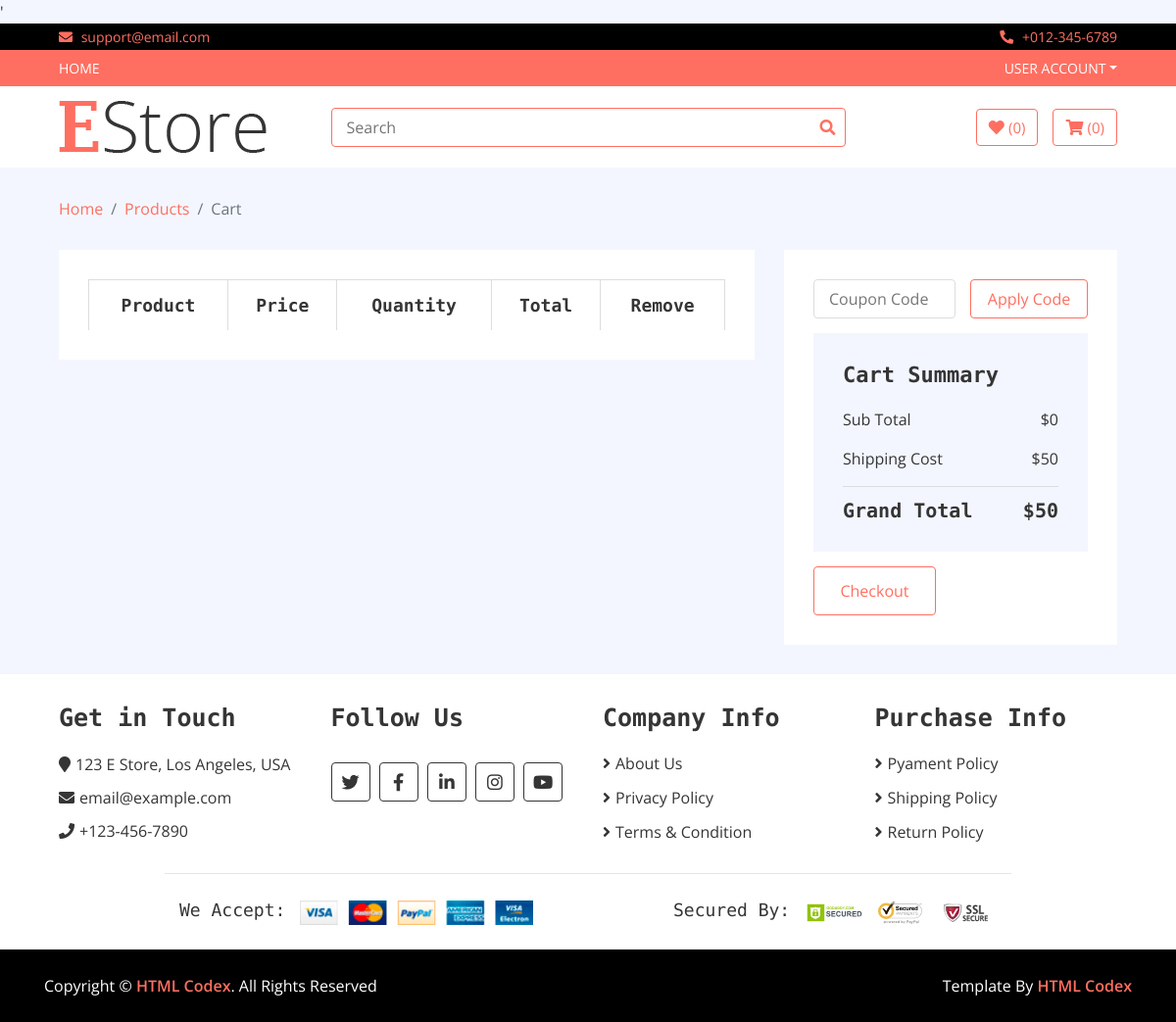
/cart, run on an earlier commit of the app's database.
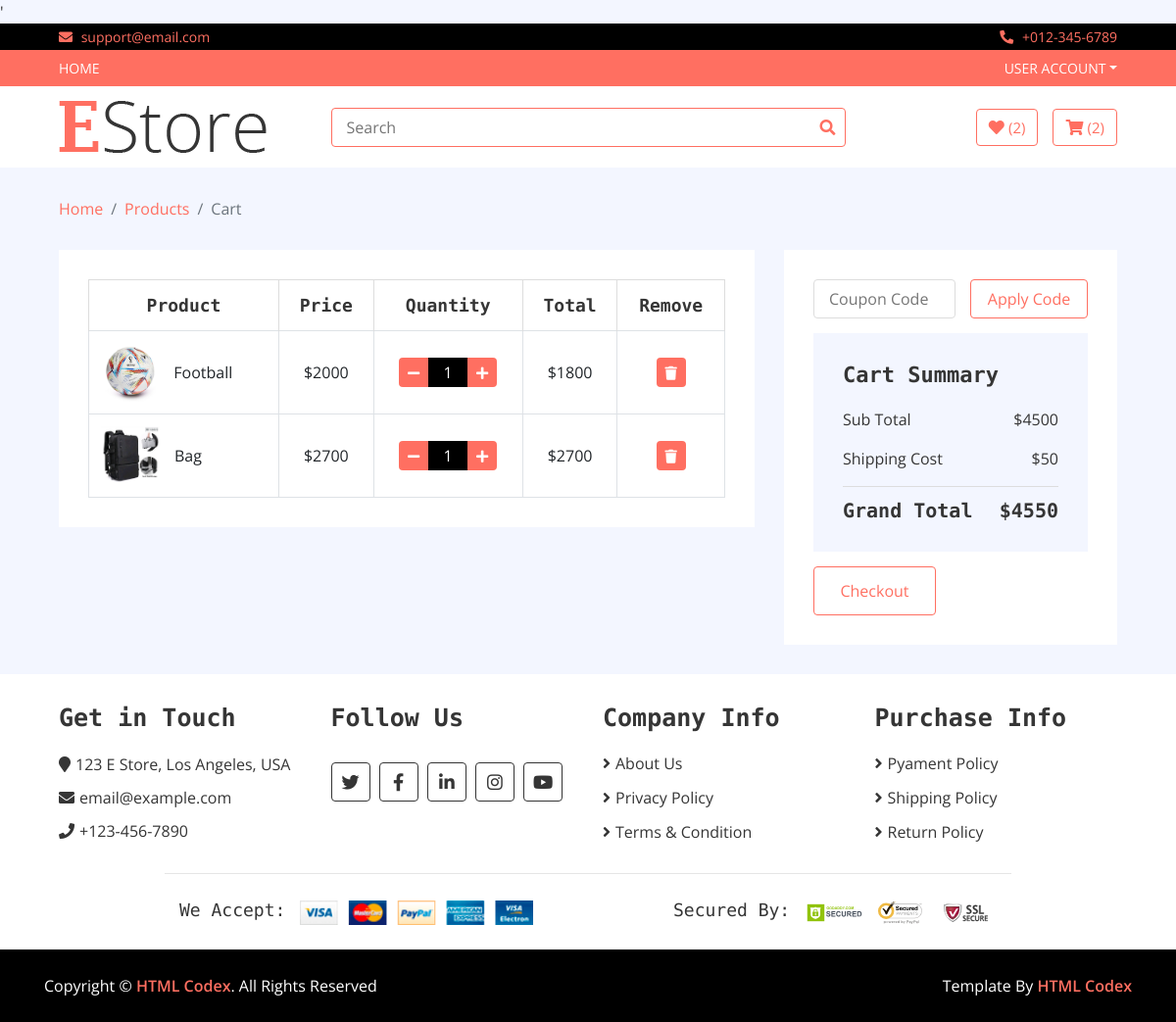
And on a later commit of the database.
### home/models.py (models this page shows, shortened)
class Cart(models.Model):
    username = models.CharField(max_length=300)
    slug = models.CharField(max_length= 300)
    quantity = models.IntegerField()
    total = models.IntegerField()
    date = models.DateTimeField(auto_now_add = True)
    checkout = models.BooleanField(default = False)
    items = models.ForeignKey(Product, on_delete= models.CASCADE)

class Product(models.Model):
    name = models.CharField(max_length = 300)
    price = models.IntegerField()
    discounted_price = models.IntegerField()
    image = models.ImageField(upload_to = 'media')
    description = RichTextField()
    specification = RichTextField()
    category = models.ForeignKey(Category, on_delete = models.CASCADE)
    subcategory = models.ForeignKey(SubCategory, on_delete = models.CASCADE)
    brand = models.ForeignKey(Brand, on_delete = models.CASCADE)
    slug = models.CharField(max_length = 500, unique = True)
    status = models.CharField(choices= STATUS, max_length= 50)
    labels = models.CharField(choices = LABELS, max_length = 50)

### home/views.py (the view)
# urls.py: path('cart', CartView.as_view(), name = 'cart'),
class CartView(BaseView):
    def get(self, request):
        self.views["cart_counts"] = count_cart(request)
        self.views["wish_counts"] = counts_wishlist(request)
        username = request.user.username
        self.views['cart_view'] = Cart.objects.filter(username = username )
        s = 0
        for i in self.views["cart_view"]:
            s = s + i.total
        self.views["sub_total"] = s
        self.views['delevery_charge'] = 50
        self.views['grand_total'] = s+50
        return render(request, 'cart.html', self.views)

### home/views.py (called while the page is built)
def count_cart(request):
    username = request.user.username
    cart_count = Cart.objects.filter(checkout = False, username = username).count()
    return cart_count

def counts_wishlist(request):
    username = request.user.username
    wish_count = Wishlist.objects.filter(username = username).count()
    return wish_count

### templates/cart.html
{% extends 'base.html' %}
{% load static %}
{% block content %}
        <div class="breadcrumb-wrap">
            <div class="container-fluid">
                <ul class="breadcrumb">
                    <li class="breadcrumb-item"><a href="/">Home</a></li>
                    <li class="breadcrumb-item"><a href="/Product">Products</a></li>
                    <li class="breadcrumb-item active">Cart</li>
                </ul>
            </div>
        </div>
        <div class="cart-page">
            <div class="container-fluid">
                <div class="row">
                    <div class="col-lg-8">
                        <div class="cart-page-inner">
                            <div class="table-responsive">
                                <table class="table table-bordered">
                                    <thead class="thead-dark">
                                        <tr>
                                            <th>Product</th>
                                            <th>Price</th>
                                            <th>Quantity</th>
                                            <th>Total</th>
                                            <th>Remove</th>
                                        </tr>
                                    </thead>
                                    <tbody class="align-middle">
                                    {% for cart in cart_view %}
                                        <tr>
                                            <td>
                                                <div class="img">
                                                    <a href="#"><img src="{{cart.items.image.url}}" alt="Image"></a>
                                                    <p>{{cart.items.name}}</p>
                                                </div>
                                            </td>
                                                {% if cart.items.discounted_price > 0 %}
                                            <td>${{cart.items.discounted_price}}</td>
                                                {% else %}
                                            <td>${{cart.items.price}}</td>
                                            {% endif %}
                                            <td>
                                                <div class="qty">
                                                    <a href = "/reduce_quantity/{{cart.slug}}"><button class="btn-minus"><i class="fa fa-minus"></i></button></a>
                                                    <input type="text" value="{{cart.quantity}}">
                                                    <a href = "/add_to_cart/{{cart.slug}}"><button class="btn-plus"><i class="fa fa-plus"></i></button></a>
                                                </div>
                                            </td>
                                            <td>${{cart.total}}</td>
                                            <td><a href ="/delete_cart/{{cart.slug}}"><button><i class="fa fa-trash"></i></button></a></td>
                                        </tr>
                                    {% endfor %}
                                    </tbody>
                                </table>
                            </div>
                        </div>
                    </div>
                    <div class="col-lg-4">
                        <div class="cart-page-inner">
                            <div class="row">
                                <div class="col-md-12">
                                    <div class="coupon">
                                        <input type="text" placeholder="Coupon Code">
                                        <button>Apply Code</button>
                                    </div>
                                </div>
                                <div class="col-md-12">
                                    <div class="cart-summary">
                                        <div class="cart-content">
                                            <h1>Cart Summary</h1>
                                            <p>Sub Total<span>${{sub_total}}</span></p>
                                            <p>Shipping Cost<span>${{delevery_charge}}</span></p>
                                            <h2>Grand Total<span>${{grand_total}}</span></h2>
                                        </div>
                                        <div class="cart-btn">
                                            <button>Checkout</button>
                                        </div>
                                    </div>
                                </div>
                            </div>
                        </div>
                    </div>
                </div>
            </div>
        </div>
        {% endblock %}

### templates/base.html (shortened to what this page needs)
<!DOCTYPE html>
{% load static %}
<html lang="en">
    <head>
        <link href="https://stackpath.bootstrapcdn.com/bootstrap/4.4.1/css/bootstrap.min.css" rel="stylesheet">
        <link href="https://cdnjs.cloudflare.com/ajax/libs/font-awesome/5.10.0/css/all.min.css" rel="stylesheet">
        <link href="{% static 'lib/slick/slick.css' %}" rel="stylesheet">
        <link href="{% static 'lib/slick/slick-theme.css' %}" rel="stylesheet">
        <link href="{% static 'css/style.css' %}" rel="stylesheet">
    </head>'
    <body>
        <div class="top-bar">
            <div class="container-fluid">
                <div class="row">
                    <div class="col-sm-6">
                        <i class="fa fa-envelope"></i>
                        support@email.com
                    </div>
                    <div class="col-sm-6">
                        <i class="fa fa-phone-alt"></i>
                        +012-345-6789
                    </div>
                </div>
            </div>
        </div>
        <div class="nav">
            <div class="container-fluid">
                <nav class="navbar navbar-expand-md bg-dark navbar-dark">
                    <div class="collapse navbar-collapse justify-content-between" id="navbarCollapse">
                        <div class="navbar-nav mr-auto">
                            <a href="/" class="nav-item nav-link">Home</a>
                        </div>
                        <div class="navbar-nav ml-auto">
                            {% if user.is_authenticated %}
                            <div class="nav-item dropdown">
                                <a href="#" class="nav-link dropdown-toggle" data-toggle="dropdown">{{user.username}}</a>
                                <div class="dropdown-menu">
                                    <a href="/accounts/logout" class="dropdown-item">Logout</a>
                                </div>
                            </div>
                            {% else %}
                            <div class="nav-item dropdown">
                                <a href="#" class="nav-link dropdown-toggle" data-toggle="dropdown">User Account</a>
                            </div>
                            {% endif %}
                        </div>
                    </div>
                </nav>
            </div>
        </div>
        <div class="bottom-bar">
            <div class="container-fluid">
                <div class="row align-items-center">
                    <div class="col-md-3">
                        <div class="logo">
                            <a href="/">
                                <img src="{% static 'img/logo.png' %}" alt="Logo">
                            </a>
                        </div>
                    </div>
                    <div class="col-md-6">
                        <form method="GET" action="/search">
                             <div class="search">
                                <input name = "query" type="text" placeholder="Search">
                                 <button type = "submit"><i class="fa fa-search"></i></button>
                            </div>
                        </form>
                    </div>
                    <div class="col-md-3">
                        <div class="user">
                            <a href="/wishlist" class="btn wishlist">
                                <i class="fa fa-heart"></i>
                                <span>({{wish_counts}})</span>
                            </a>
                            <a href="/cart" class="btn cart">
                                <i class="fa fa-shopping-cart"></i>
                                <span>({{cart_counts}})</span>
                            </a>
                        </div>
                    </div>
                </div>
            </div>
        </div>
            {% block content %}
            {% endblock %}
        <div class="footer">
            <div class="container-fluid">
                <div class="row">
                    <div class="col-lg-3 col-md-6">
                        <div class="footer-widget">
                            <h2>Get in Touch</h2>
                            <div class="contact-info">
                                <p><i class="fa fa-map-marker"></i>123 E Store, Los Angeles, USA</p>
                                <p><i class="fa fa-envelope"></i>email@example.com</p>
                                <p><i class="fa fa-phone"></i>+123-456-7890</p>
                            </div>
                        </div>
                    </div>
                    <div class="col-lg-3 col-md-6">
                        <div class="footer-widget">
                            <h2>Follow Us</h2>
                            <div class="contact-info">
                                <div class="social">
                                    <a href=""><i class="fab fa-twitter"></i></a>
                                    <a href=""><i class="fab fa-facebook-f"></i></a>
                                    <a href=""><i class="fab fa-linkedin-in"></i></a>
                                    <a href=""><i class="fab fa-instagram"></i></a>
                                    <a href=""><i class="fab fa-youtube"></i></a>
                                </div>
                            </div>
                        </div>
                    </div>
                    <div class="col-lg-3 col-md-6">
                        <div class="footer-widget">
                            <h2>Company Info</h2>
                            <ul>
                                <li><a href="#">About Us</a></li>
                                <li><a href="#">Privacy Policy</a></li>
                                <li><a href="#">Terms & Condition</a></li>
                            </ul>
                        </div>
                    </div>
                    <div class="col-lg-3 col-md-6">
                        <div class="footer-widget">
                            <h2>Purchase Info</h2>
                            <ul>
                                <li><a href="#">Pyament Policy</a></li>
                                <li><a href="#">Shipping Policy</a></li>
                                <li><a href="#">Return Policy</a></li>
                            </ul>
                        </div>
                    </div>
                </div>
                <div class="row payment align-items-center">
                    <div class="col-md-6">
                        <div class="payment-method">
                            <h2>We Accept:</h2>
                            <img src="{% static 'img/payment-method.png' %}" alt="Payment Method" />
                        </div>
                    </div>
                    <div class="col-md-6">
                        <div class="payment-security">
                            <h2>Secured By:</h2>
                            <img src="{% static 'img/godaddy.svg' %}" alt="Payment Security" />
                            <img src="{% static 'img/norton.svg' %}" alt="Payment Security" />
                            <img src="{% static 'img/ssl.svg' %}" alt="Payment Security" />
                        </div>
                    </div>
                </div>
            </div>
        </div>
        <div class="footer-bottom">
            <div class="container">
                <div class="row">
                    <div class="col-md-6 copyright">
                        <p>Copyright &copy; <a href="https://htmlcodex.com">HTML Codex</a>. All Rights Reserved</p>
                    </div>
                    <div class="col-md-6 template-by">
                        <p>Template By <a href="https://htmlcodex.com">HTML Codex</a></p>
                    </div>
                </div>
            </div>
        </div>
    </body>
</html>

What changed in the data, as far as the page shows it:
added Cart: items.image (picture), items.name "Football", items.discounted_price "2000", quantity "1", total "1800"
added Cart: items.image (picture), items.name "Bag", items.discounted_price "2700", quantity "1", total "2700"
Also different on the page:
{{ wish_counts }}: "0" → "2"
{{ cart_counts }}: "0" → "2"
{{ sub_total }}: "0" → "4500"
{{ grand_total }}: "50" → "4550"
